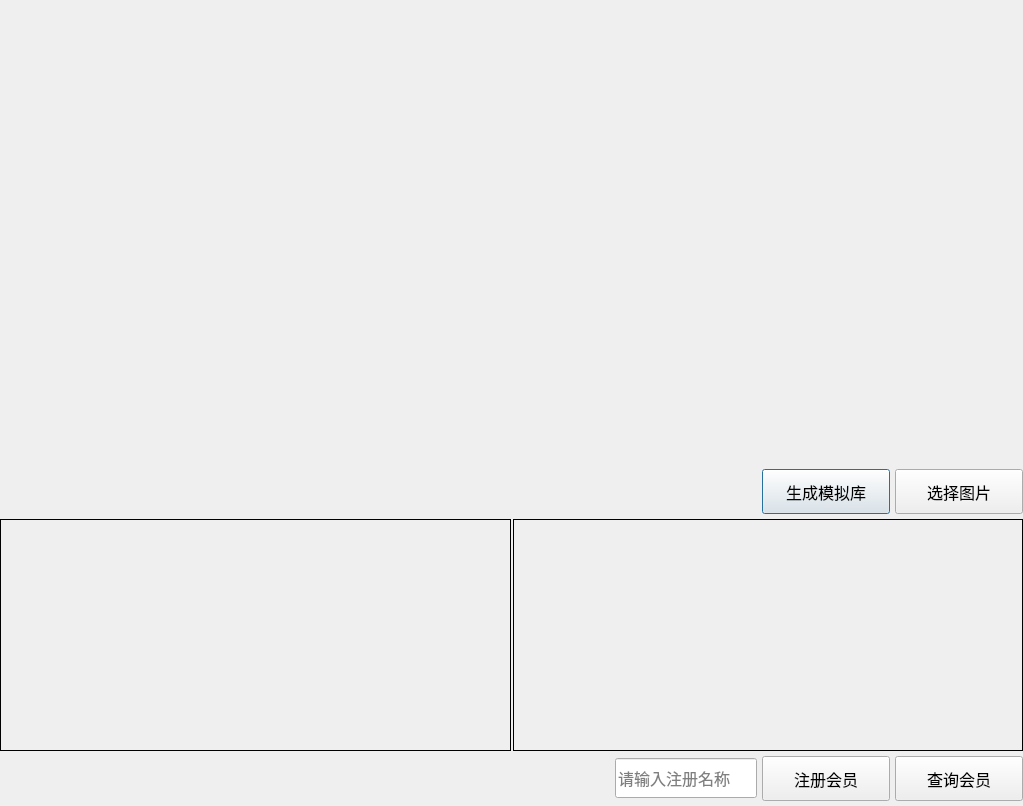
<?xml version="1.0" encoding="UTF-8"?>
<ui version="4.0">
 <class>FaceDialog</class>
 <widget class="QDialog" name="FaceDialog">
  <property name="geometry">
   <rect>
    <x>0</x>
    <y>0</y>
    <width>1023</width>
    <height>806</height>
   </rect>
  </property>
  <property name="windowTitle">
   <string>Dialog</string>
  </property>
  <layout class="QVBoxLayout" name="verticalLayout" stretch="2,0,1,0">
   <property name="spacing">
    <number>5</number>
   </property>
   <property name="leftMargin">
    <number>0</number>
   </property>
   <property name="topMargin">
    <number>0</number>
   </property>
   <property name="rightMargin">
    <number>0</number>
   </property>
   <property name="bottomMargin">
    <number>5</number>
   </property>
   <item>
    <widget class="QWidget" name="viewfinderPage" native="true">
     <layout class="QVBoxLayout" name="verticalLayout_2">
      <property name="spacing">
       <number>0</number>
      </property>
      <property name="leftMargin">
       <number>0</number>
      </property>
      <property name="topMargin">
       <number>0</number>
      </property>
      <property name="rightMargin">
       <number>0</number>
      </property>
      <property name="bottomMargin">
       <number>0</number>
      </property>
     </layout>
    </widget>
   </item>
   <item>
    <layout class="QHBoxLayout" name="horizontalLayout_3">
     <item>
      <widget class="QLabel" name="info">
       <property name="minimumSize">
        <size>
         <width>0</width>
         <height>45</height>
        </size>
       </property>
       <property name="font">
        <font>
         <family>Microsoft YaHei</family>
         <pointsize>12</pointsize>
        </font>
       </property>
       <property name="text">
        <string/>
       </property>
      </widget>
     </item>
     <item>
      <widget class="QLabel" name="info_2">
       <property name="minimumSize">
        <size>
         <width>0</width>
         <height>45</height>
        </size>
       </property>
       <property name="font">
        <font>
         <family>Microsoft YaHei</family>
         <pointsize>12</pointsize>
        </font>
       </property>
       <property name="text">
        <string/>
       </property>
      </widget>
     </item>
     <item>
      <widget class="QPushButton" name="extract_feature">
       <property name="minimumSize">
        <size>
         <width>0</width>
         <height>45</height>
        </size>
       </property>
       <property name="maximumSize">
        <size>
         <width>128</width>
         <height>45</height>
        </size>
       </property>
       <property name="font">
        <font>
         <family>Microsoft YaHei</family>
         <pointsize>12</pointsize>
        </font>
       </property>
       <property name="text">
        <string>生成模拟库</string>
       </property>
      </widget>
     </item>
     <item>
      <widget class="QPushButton" name="select_file">
       <property name="minimumSize">
        <size>
         <width>0</width>
         <height>45</height>
        </size>
       </property>
       <property name="maximumSize">
        <size>
         <width>128</width>
         <height>45</height>
        </size>
       </property>
       <property name="font">
        <font>
         <family>Microsoft YaHei</family>
         <pointsize>12</pointsize>
        </font>
       </property>
       <property name="text">
        <string>选择图片</string>
       </property>
      </widget>
     </item>
    </layout>
   </item>
   <item>
    <layout class="QHBoxLayout" name="horizontalLayout_2">
     <property name="spacing">
      <number>2</number>
     </property>
     <item>
      <widget class="QLabel" name="contrast_img">
       <property name="sizePolicy">
        <sizepolicy hsizetype="Ignored" vsizetype="Ignored">
         <horstretch>0</horstretch>
         <verstretch>0</verstretch>
        </sizepolicy>
       </property>
       <property name="frameShape">
        <enum>QFrame::Box</enum>
       </property>
       <property name="text">
        <string/>
       </property>
       <property name="alignment">
        <set>Qt::AlignCenter</set>
       </property>
      </widget>
     </item>
     <item>
      <widget class="QLabel" name="aligned_img">
       <property name="sizePolicy">
        <sizepolicy hsizetype="Ignored" vsizetype="Ignored">
         <horstretch>0</horstretch>
         <verstretch>0</verstretch>
        </sizepolicy>
       </property>
       <property name="frameShape">
        <enum>QFrame::Box</enum>
       </property>
       <property name="text">
        <string/>
       </property>
       <property name="alignment">
        <set>Qt::AlignCenter</set>
       </property>
      </widget>
     </item>
    </layout>
   </item>
   <item>
    <layout class="QHBoxLayout" name="horizontalLayout">
     <item>
      <widget class="QLabel" name="msg">
       <property name="font">
        <font>
         <family>Microsoft YaHei</family>
         <pointsize>12</pointsize>
        </font>
       </property>
       <property name="text">
        <string/>
       </property>
      </widget>
     </item>
     <item>
      <widget class="QLineEdit" name="name">
       <property name="sizePolicy">
        <sizepolicy hsizetype="Fixed" vsizetype="Fixed">
         <horstretch>0</horstretch>
         <verstretch>0</verstretch>
        </sizepolicy>
       </property>
       <property name="minimumSize">
        <size>
         <width>0</width>
         <height>40</height>
        </size>
       </property>
       <property name="font">
        <font>
         <family>Microsoft YaHei</family>
         <pointsize>12</pointsize>
        </font>
       </property>
       <property name="text">
        <string/>
       </property>
       <property name="placeholderText">
        <string>请输入注册名称</string>
       </property>
      </widget>
     </item>
     <item>
      <widget class="QPushButton" name="register_vip">
       <property name="minimumSize">
        <size>
         <width>0</width>
         <height>45</height>
        </size>
       </property>
       <property name="maximumSize">
        <size>
         <width>128</width>
         <height>45</height>
        </size>
       </property>
       <property name="font">
        <font>
         <family>Microsoft YaHei</family>
         <pointsize>12</pointsize>
        </font>
       </property>
       <property name="text">
        <string>注册会员</string>
       </property>
      </widget>
     </item>
     <item>
      <widget class="QPushButton" name="query_vip">
       <property name="minimumSize">
        <size>
         <width>0</width>
         <height>45</height>
        </size>
       </property>
       <property name="maximumSize">
        <size>
         <width>128</width>
         <height>45</height>
        </size>
       </property>
       <property name="font">
        <font>
         <family>Microsoft YaHei</family>
         <pointsize>12</pointsize>
        </font>
       </property>
       <property name="text">
        <string>查询会员</string>
       </property>
      </widget>
     </item>
    </layout>
   </item>
  </layout>
 </widget>
 <resources/>
 <connections/>
</ui>
